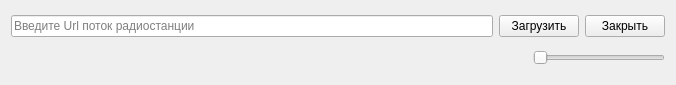
<?xml version="1.0" encoding="UTF-8"?>
<ui version="4.0">
 <class>Radio</class>
 <widget class="QWidget" name="Radio">
  <property name="geometry">
   <rect>
    <x>0</x>
    <y>0</y>
    <width>676</width>
    <height>85</height>
   </rect>
  </property>
  <property name="minimumSize">
   <size>
    <width>400</width>
    <height>85</height>
   </size>
  </property>
  <property name="maximumSize">
   <size>
    <width>676</width>
    <height>85</height>
   </size>
  </property>
  <property name="windowTitle">
   <string>Radio</string>
  </property>
  <layout class="QVBoxLayout" name="verticalLayout_2">
   <item>
    <layout class="QVBoxLayout" name="verticalLayout">
     <item>
      <layout class="QHBoxLayout" name="horizontalLayout_3">
       <item>
        <widget class="QLineEdit" name="radioLineEdit">
         <property name="placeholderText">
          <string>Введите Url поток радиостанции</string>
         </property>
        </widget>
       </item>
       <item>
        <widget class="QPushButton" name="loadButton">
         <property name="cursor">
          <cursorShape>PointingHandCursor</cursorShape>
         </property>
         <property name="text">
          <string>Загрузить</string>
         </property>
        </widget>
       </item>
       <item>
        <widget class="QPushButton" name="CloseButton">
         <property name="cursor">
          <cursorShape>PointingHandCursor</cursorShape>
         </property>
         <property name="text">
          <string>Закрыть</string>
         </property>
        </widget>
       </item>
      </layout>
     </item>
    </layout>
   </item>
   <item>
    <layout class="QHBoxLayout" name="horizontalLayout">
     <item>
      <layout class="QGridLayout" name="gridLayout">
       <item row="0" column="2">
        <widget class="QSlider" name="volumeSlider">
         <property name="minimumSize">
          <size>
           <width>100</width>
           <height>0</height>
          </size>
         </property>
         <property name="maximumSize">
          <size>
           <width>132</width>
           <height>16777215</height>
          </size>
         </property>
         <property name="cursor">
          <cursorShape>PointingHandCursor</cursorShape>
         </property>
         <property name="maximum">
          <number>100</number>
         </property>
         <property name="orientation">
          <enum>Qt::Horizontal</enum>
         </property>
        </widget>
       </item>
       <item row="0" column="1">
        <widget class="QPushButton" name="MuteButton">
         <property name="cursor">
          <cursorShape>PointingHandCursor</cursorShape>
         </property>
         <property name="toolTip">
          <string>Заглушить</string>
         </property>
         <property name="styleSheet">
          <string notr="true">ui-&gt;MuteButton-&gt;stileSheet(&quot;QButton{&quot;
&quot;background-color: rgb(56, 56, 56);&quot;															
&quot;}&quot;)</string>
         </property>
         <property name="text">
          <string/>
         </property>
         <property name="icon">
          <iconset resource="Resources.qrc">
           <normaloff>:/images/images/0%.svg</normaloff>:/images/images/0%.svg</iconset>
         </property>
         <property name="iconSize">
          <size>
           <width>20</width>
           <height>20</height>
          </size>
         </property>
         <property name="flat">
          <bool>true</bool>
         </property>
        </widget>
       </item>
       <item row="0" column="0">
        <spacer name="horizontalSpacer">
         <property name="orientation">
          <enum>Qt::Horizontal</enum>
         </property>
         <property name="sizeHint" stdset="0">
          <size>
           <width>40</width>
           <height>20</height>
          </size>
         </property>
        </spacer>
       </item>
      </layout>
     </item>
    </layout>
   </item>
  </layout>
 </widget>
 <resources>
  <include location="Resources.qrc"/>
 </resources>
 <connections/>
</ui>
